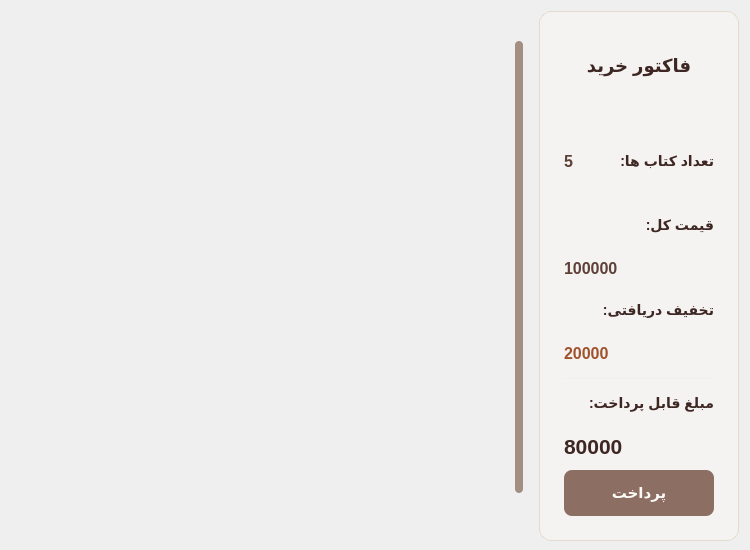
<?xml version="1.0" encoding="UTF-8"?>
<ui version="4.0">
 <class>CartWidget</class>
 <widget class="QWidget" name="CartWidget">
  <property name="geometry">
   <rect>
    <x>0</x>
    <y>0</y>
    <width>750</width>
    <height>550</height>
   </rect>
  </property>
  <property name="minimumSize">
   <size>
    <width>750</width>
    <height>550</height>
   </size>
  </property>
  <property name="maximumSize">
   <size>
    <width>750</width>
    <height>550</height>
   </size>
  </property>
  <property name="windowTitle">
   <string>Form</string>
  </property>
  <layout class="QHBoxLayout" name="horizontalLayout">
   <item>
    <layout class="QVBoxLayout" name="verticalLayout">
     <item>
      <widget class="QLabel" name="empty_cart_label">
       <property name="text">
        <string/>
       </property>
       <property name="pixmap">
        <pixmap resource="../resources.qrc">:/resources/user/emptyCart.png</pixmap>
       </property>
       <property name="scaledContents">
        <bool>true</bool>
       </property>
       <property name="alignment">
        <set>Qt::AlignCenter</set>
       </property>
      </widget>
     </item>
     <item>
      <widget class="QListWidget" name="listWidget">
       <property name="styleSheet">
        <string notr="true">/* کاملاً شفاف کردن پس‌زمینه و حذف مرزهای لیست اصلی */
QListWidget {
    background-color: transparent;
    background: transparent;
    border: none;
    outline: none;
    padding: 10px;
}


QListWidget::item:selected {
    background-color: rgba(139, 90, 43, 0.7);
    border: 1px solid #D2B48C;
}
/* اسکرول‌بار شیشه‌ای و هماهنگ */
QScrollBar:vertical {
    background: transparent;
    width: 8px;
    margin: 0px;
}
QScrollBar::handle:vertical {
    background: rgba(111, 78, 55, 0.6); /* دستگیره قهوه‌ای نیمه شفاف */
    border-radius: 4px;
    min-height: 20px;
}
QScrollBar::handle:vertical:hover {
    background: rgba(139, 90, 43, 0.8);
}
QScrollBar::add-line:vertical, QScrollBar::sub-line:vertical {
    background: none; /* حذف دکمه‌های بالا و پایین اسکرول */
}</string>
       </property>
       <property name="verticalScrollBarPolicy">
        <enum>Qt::ScrollBarAlwaysOn</enum>
       </property>
       <property name="horizontalScrollBarPolicy">
        <enum>Qt::ScrollBarAlwaysOff</enum>
       </property>
      </widget>
     </item>
     <item>
      <widget class="QLabel" name="error_label">
       <property name="minimumSize">
        <size>
         <width>0</width>
         <height>30</height>
        </size>
       </property>
       <property name="maximumSize">
        <size>
         <width>16777215</width>
         <height>30</height>
        </size>
       </property>
       <property name="styleSheet">
        <string notr="true">color: #a63a3a;
font-size: 11px;
font-family: &quot;Ubuntu&quot;, &quot;Segoe UI&quot;, &quot;Tahoma&quot;, sans-serif;
font-weight: bold;
qproperty-alignment: 'AlignHCenter | AlignVCenter';
background: transparent;
</string>
       </property>
       <property name="text">
        <string/>
       </property>
       <property name="wordWrap">
        <bool>true</bool>
       </property>
      </widget>
     </item>
    </layout>
   </item>
   <item>
    <widget class="QFrame" name="invoice_frame">
     <property name="minimumSize">
      <size>
       <width>200</width>
       <height>530</height>
      </size>
     </property>
     <property name="maximumSize">
      <size>
       <width>530</width>
       <height>16777215</height>
      </size>
     </property>
     <property name="styleSheet">
      <string notr="true">/* استایل کلی فریم فاکتور (شیشه‌ای و نیمه‌شفاف برای دیدن ویدیو) */
QFrame#invoice_frame {
    /* رنگ کرم-نسکافه‌ای با شفافیت ۴۰ درصد */
    background-color: rgba(252, 250, 247, 0.4); 
    
    /* مرز نسکافه‌ای ظریف با شفافیت ۶۰ درصد */
    border: 1px solid rgba(217, 205, 184, 0.6); 
    
    border-radius: 12px;
    padding: 15px;
}

/* استایل تایتل اصلی فاکتور خرید */
QLabel#title_label {
    font-size: 18px;
    font-weight: bold;
    color: #3E2723; /* قهوه‌ای تیره با کنتراست بالا روی شیشه */
    border-bottom: 2px solid rgba(239, 234, 226, 0.5); /* خط نیمه‌شفاف زیر تایتل */
    padding-bottom: 10px;
    margin-bottom: 8px;
}

/* عناوین ثابت فاکتور (label, label_2, label_3, label_4) */
QFrame#invoice_frame QLabel#label,
QFrame#invoice_frame QLabel#label_2,
QFrame#invoice_frame QLabel#label_3,
QFrame#invoice_frame QLabel#label_4 {
    font-size: 14px;
    font-weight: bold;
    color: #3E2723; /* تیره کردن رنگ برای خوانایی عالی روی پس‌زمینه متحرک */
    background: transparent;
}

/* مقادیر عددی پویا (تعداد، قیمت کل، تخفیف) */
QLabel#count_label, 
QLabel#total_price_label, 
QLabel#discount_label {
    font-size: 16px;
    font-weight: bold;
    color: #5D4037; /* قهوه‌ای کلاسیک پررنگ */
}

/* متمایز کردن رنگ تخفیف */
QLabel#discount_label {
    color: #A0522D; /* برنزی آجری مایل به سفالی برای تمایز */
}

/* خط جداکننده افقی */
QFrame#line {
    background-color: rgba(239, 234, 226, 0.5);
    max-height: 1px;
    border: none;
}

/* مبلغ نهایی قابل پرداخت (بخش اصلی فاکتور) */
QLabel#final_price_label {
    font-size: 21px;
    font-weight: bold;
    color: #3E2723; /* بسیار تیره و خوانا */
}

/* دکمه نهایی‌سازی پرداخت (توپر با رنگ نسکافه‌ای گرم برای کنتراست عالی با شیشه) */
QPushButton#pay_pushButton {
    background-color: #8D6E63; 
    color: #FCFAF7;
    font-size: 15px;
    font-weight: bold;
    border: none;
    border-radius: 8px;
    padding: 12px;
    min-height: 22px;
}

/* افکت رفتن موس روی دکمه (Hover) */
QPushButton#pay_pushButton:hover {
    background-color: #7D5245; 
}

/* افکت کلیک دکمه (Pressed) */
QPushButton#pay_pushButton:pressed {
    background-color: #5D4037;
}</string>
     </property>
     <property name="frameShape">
      <enum>QFrame::StyledPanel</enum>
     </property>
     <property name="frameShadow">
      <enum>QFrame::Raised</enum>
     </property>
     <layout class="QVBoxLayout" name="verticalLayout_4">
      <item>
       <widget class="QLabel" name="title_label">
        <property name="text">
         <string>فاکتور خرید</string>
        </property>
        <property name="alignment">
         <set>Qt::AlignCenter</set>
        </property>
       </widget>
      </item>
      <item>
       <layout class="QHBoxLayout" name="count_Layout">
        <item>
         <widget class="QLabel" name="count_label">
          <property name="text">
           <string>5</string>
          </property>
         </widget>
        </item>
        <item>
         <widget class="QLabel" name="label">
          <property name="text">
           <string>تعداد کتاب ها:</string>
          </property>
         </widget>
        </item>
       </layout>
      </item>
      <item>
       <layout class="QVBoxLayout" name="total_price_Layout">
        <item>
         <widget class="QLabel" name="label_2">
          <property name="text">
           <string>قیمت کل:</string>
          </property>
         </widget>
        </item>
        <item>
         <widget class="QLabel" name="total_price_label">
          <property name="text">
           <string>100000</string>
          </property>
         </widget>
        </item>
       </layout>
      </item>
      <item>
       <layout class="QVBoxLayout" name="discount_Layout">
        <item>
         <widget class="QLabel" name="label_3">
          <property name="text">
           <string>تخفیف دریافتی:</string>
          </property>
         </widget>
        </item>
        <item>
         <widget class="QLabel" name="discount_label">
          <property name="text">
           <string>20000</string>
          </property>
         </widget>
        </item>
       </layout>
      </item>
      <item>
       <widget class="Line" name="line">
        <property name="orientation">
         <enum>Qt::Horizontal</enum>
        </property>
       </widget>
      </item>
      <item>
       <layout class="QVBoxLayout" name="final_price_Layout">
        <item>
         <widget class="QLabel" name="label_4">
          <property name="text">
           <string>مبلغ قابل پرداخت:</string>
          </property>
         </widget>
        </item>
        <item>
         <widget class="QLabel" name="final_price_label">
          <property name="text">
           <string>80000</string>
          </property>
         </widget>
        </item>
       </layout>
      </item>
      <item>
       <widget class="QPushButton" name="pay_pushButton">
        <property name="text">
         <string>پرداخت</string>
        </property>
       </widget>
      </item>
     </layout>
    </widget>
   </item>
  </layout>
 </widget>
 <resources>
  <include location="../resources.qrc"/>
 </resources>
 <connections/>
</ui>
